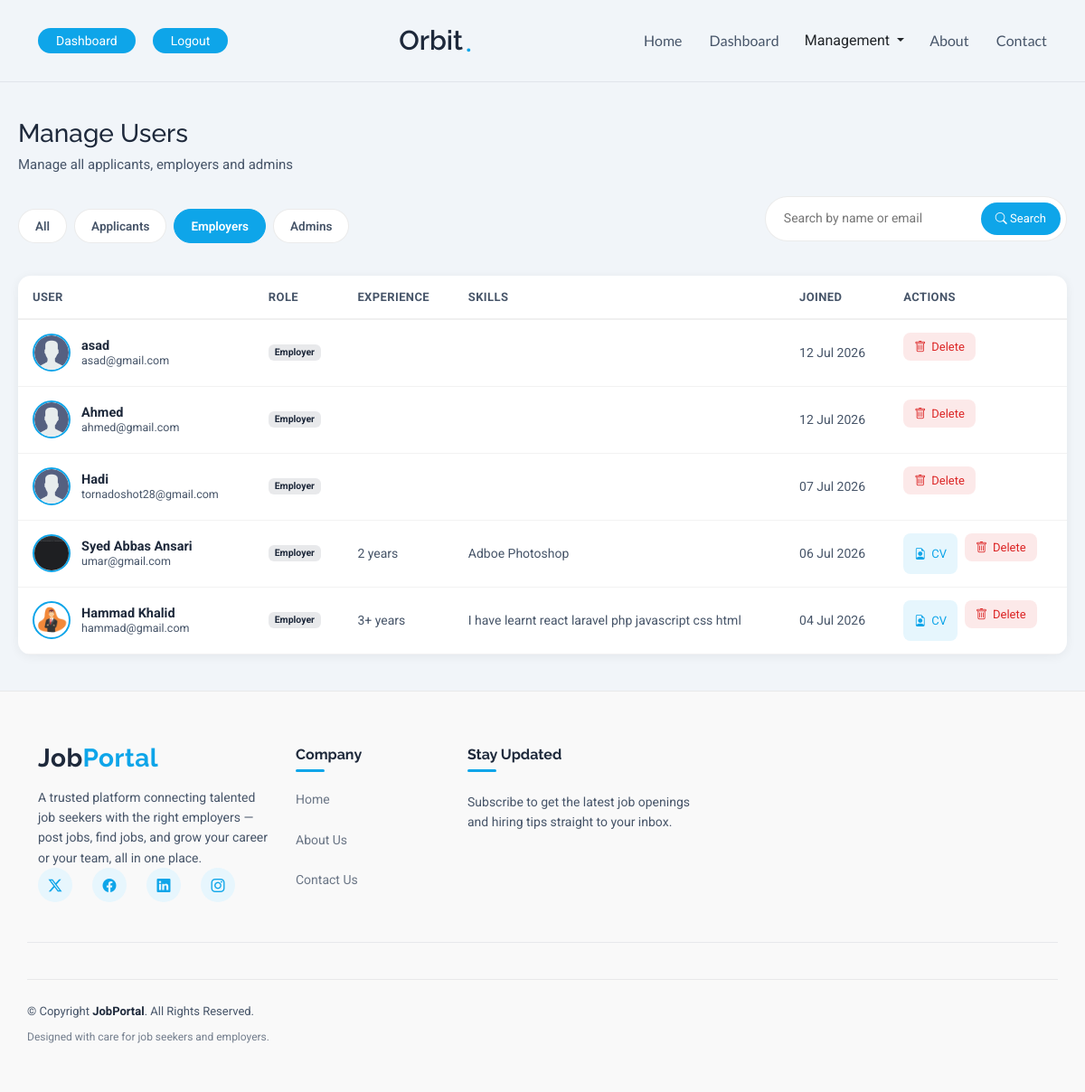
The page /admin/manage-users.php?role=employer (signed in) on the database its author committed.
### tables this page shows
CREATE TABLE `users` (
  `id` int(11) NOT NULL,
  `fullname` varchar(100) DEFAULT NULL,
  `profile_image` varchar(255) DEFAULT 'user.png',
  `email` varchar(100) DEFAULT NULL,
  `password` varchar(255) DEFAULT NULL,
  `role` varchar(55) NOT NULL,
  `bio` text DEFAULT NULL,
  `skills` text DEFAULT NULL,
  `experience` varchar(100) DEFAULT NULL,
  `cv_file` varchar(255) DEFAULT NULL,
  `created_at` timestamp NOT NULL DEFAULT current_timestamp() ON UPDATE current_timestamp(),
  `company_name` varchar(150) DEFAULT NULL,
  `company_logo` varchar(255) DEFAULT NULL,
  `company_website` varchar(255) DEFAULT NULL,
  `company_email` varchar(150) DEFAULT NULL,
  `company_phone` varchar(30) DEFAULT NULL,
  `industry` varchar(100) DEFAULT NULL,
  `company_size` varchar(50) DEFAULT NULL,
  `founded_year` year(4) DEFAULT NULL,
  `city` varchar(100) DEFAULT NULL,
  `address` text DEFAULT NULL,
  `about_company` text DEFAULT NULL,
  `linkedin` varchar(255) DEFAULT NULL
);

### admin/manage-users.php (the view, shortened to what this page needs)
<?php session_start();
include("../includes/config.php");
$message = "";
$roleFilter = "all";
if (isset($_GET['role'])) {
    $roleFilter = $_GET['role'];
}
$search = "";
$usersquery = "SELECT * FROM users WHERE 1";
if ($roleFilter != "all") {
    $usersquery .= " AND role='$roleFilter'";
}
$usersquery .= " ORDER BY created_at DESC";
$users = mysqli_query($conn, $usersquery);
?>
<?php include '../includes/header.php'; ?>
<section class="admin-users">
    <h1>Manage Users</h1>
    <p class="subtitle"> Manage all applicants, employers and admins </p> <?php if ($message != "") { ?> <div class="alert-msg"> <?php echo $message; ?> </div> <?php } ?> <div class="controls-bar">
        <div class="role-tabs"> <a href="?role=all" class="<?php if ($roleFilter == "all") {
                                                                echo "active";
                                                            } ?>"> All </a> <a href="?role=applicant" class="<?php if ($roleFilter == "applicant") {
                                                                                                                                                                echo "active";
                                                                                                                                                            } ?>"> Applicants </a> <a href="?role=employer" class="<?php if ($roleFilter == "employer") {
                                                                                                                                                                                                                                                                        echo "active";
                                                                                                                                                                                                                                                                    } ?>"> Employers </a> <a href="?role=admin" class="<?php if ($roleFilter == "admin") {
                                                                                                                                                                                                                                                                                                                                                                            echo "active";
                                                                                                                                                                                                                                                                                                                                                                        } ?>"> Admins </a> </div>
        <form class="search-box" method="GET"> <input type="hidden" name="role" value="<?php echo $roleFilter; ?>"> <input type="text" name="search" placeholder="Search by name or email" value="<?php echo $search; ?>"> <button type="submit"> <i class="bi bi-search"></i> Search </button> </form>
    </div>
    <div class="users-table-wrap">
        <table class="users-table">
            <thead>
                <tr>
                    <th>User</th>
                    <th>Role</th>
                    <th>Experience</th>
                    <th>Skills</th>
                    <th>Joined</th>
                    <th>Actions</th>
                </tr>
            </thead>
            <tbody> <?php if (mysqli_num_rows($users) > 0) {
                        while ($user = mysqli_fetch_assoc($users)) { ?> <tr>
                            <td>
                                <div class="user-info"> <?php if ($user['profile_image'] != "") { ?> <img src="../uploads/profile/<?php echo $user['profile_image']; ?>"> <?php } else { ?> <div class="avatar-placeholder"> <?php echo strtoupper(substr($user['fullname'], 0, 1)); ?> </div> <?php } ?> <div> <strong> <?php echo $user['fullname']; ?> </strong> <span> <?php echo $user['email']; ?> </span> </div>
                                </div>
                            </td>
                            <td> <span class="badge <?php echo $user['role']; ?>"> <?php echo $user['role']; ?> </span> </td>
                            <td> <?php echo $user['experience']; ?> </td>
                            <td> <?php echo $user['skills']; ?> </td>
                            <td> <?php echo date("d M Y", strtotime($user['created_at'])); ?> </td>
                            <td>
                                <div class="action-btns"> <?php if ($user['cv_file'] != "") { ?> <a class="btn-icon btn-view" href="../uploads/cv/<?php echo $user['cv_file']; ?>" target="_blank"> <i class="bi bi-file-earmark-person"></i> CV </a> <?php } ?> <form method="POST" onsubmit="return confirm('Do you want to delete this user?')" style="display:inline;"> <input type="hidden" name="delete_user_id" value="<?php echo $user['id']; ?>"> <button type="submit" class="btn-icon btn-delete"> <i class="bi bi-trash"></i> Delete </button> </form>
                                </div>
                            </td>
                        </tr> <?php }
                        } else { ?> <tr>
                        <td colspan="6" class="no-data"> No users found </td>
                    </tr> <?php } ?> </tbody>
        </table>
    </div>
</section>
<?php include '../includes/footer.php'; ?>

### admin/manage-users.php (style rules this page uses)
.admin-users { background-color: var(--background-color); padding: 40px 20px; font-family: var(--default-font); color: var(--default-color); }
.admin-users h1 { font-family: var(--heading-font); color: var(--heading-color); font-size: 28px; margin-bottom: 6px; }
.admin-users .subtitle { margin-bottom: 24px; font-size: 15px; }
.controls-bar { display: flex; justify-content: space-between; align-items: center; flex-wrap: wrap; gap: 14px; margin-bottom: 22px; }
.role-tabs { display: flex; gap: 8px; flex-wrap: wrap; }
.role-tabs a { padding: 8px 18px; border-radius: 30px; font-size: 13.5px; font-weight: 600; text-decoration: none; background: var(--surface-color); color: var(--default-color); border: 1px solid rgba(0, 0, 0, 0.08); transition: all 0.2s ease; }
.role-tabs a.active, .role-tabs a:hover { background: var(--accent-color); color: var(--contrast-color); border-color: var(--accent-color); }
.search-box { display: flex; align-items: center; background: var(--surface-color); border-radius: 30px; padding: 6px 6px 6px 18px; border: 1px solid rgba(0, 0, 0, 0.08); }
.search-box input { border: none; outline: none; background: transparent; font-size: 14px; color: var(--default-color); width: 220px; }
.search-box button { background: var(--accent-color); color: var(--contrast-color); border: none; padding: 8px 16px; border-radius: 30px; font-size: 13px; cursor: pointer; }
.users-table-wrap { background: var(--surface-color); border-radius: 14px; box-shadow: 0 2px 12px rgba(0, 0, 0, 0.06); overflow-x: auto; }
.users-table { width: 100%; border-collapse: collapse; min-width: 760px; }
.users-table th { text-align: left; font-size: 13px; text-transform: uppercase; letter-spacing: 0.03em; color: var(--default-color); padding: 16px; border-bottom: 2px solid rgba(0, 0, 0, 0.06); white-space: nowrap; }
.users-table td { padding: 14px 16px; font-size: 14px; border-bottom: 1px solid rgba(0, 0, 0, 0.05); vertical-align: middle; }
.user-info { display: flex; align-items: center; gap: 12px; }
.user-info img { width: 42px; height: 42px; border-radius: 50%; object-fit: cover; border: 2px solid var(--accent-color); }
.user-info strong { display: block; color: var(--heading-color); font-size: 14.5px; }
.user-info span { font-size: 12.5px; color: var(--default-color); }
.badge { display: inline-block; padding: 4px 12px; border-radius: 20px; font-size: 12px; font-weight: 600; text-transform: capitalize; }
.badge.employer { background: rgba(30, 41, 59, 0.10); color: var(--heading-color); }
.action-btns { display: flex; gap: 8px; }
.btn-icon { border: none; padding: 8px 12px; border-radius: 8px; font-size: 13px; cursor: pointer; text-decoration: none; display: inline-flex; align-items: center; gap: 6px; }
.btn-view { background: rgba(14, 165, 233, 0.10); color: var(--accent-color); }
.btn-delete { background: rgba(220, 38, 38, 0.10); color: #dc2626; }

### rows shown on the page
users: profile_image (placeholder picture), fullname "asad", email "asad@gmail.com", role "Employer", created_at "12 Jul 2026"
users: profile_image (placeholder picture), fullname "Ahmed", email "ahmed@gmail.com", role "Employer", created_at "12 Jul 2026"
users: profile_image (placeholder picture), fullname "Hadi", email "tornadoshot28@gmail.com", role "Employer", created_at "07 Jul 2026"
users: profile_image (picture), fullname "Syed Abbas Ansari", email "umar@gmail.com", role "Employer", experience "2 years", skills "Adboe Photoshop", created_at "06 Jul 2026"
users: profile_image (picture), fullname "Hammad Khalid", email "hammad@gmail.com", role "Employer", experience "3+ years", skills "I have learnt react laravel php javascript css html", created_at "04 Jul 2026"
